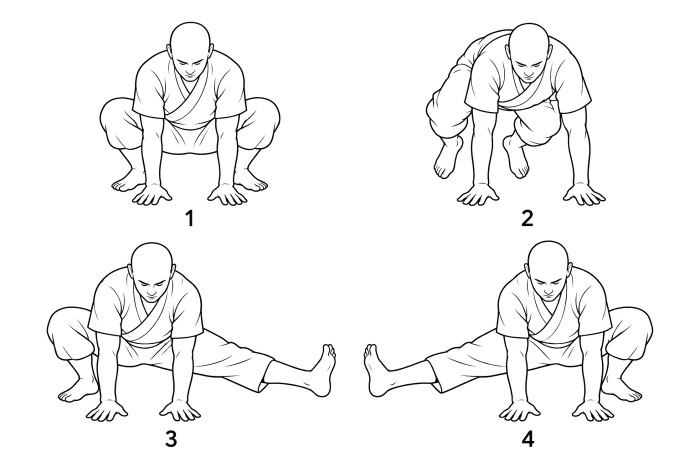
#> input picture app/img/assisted-cossack-1.webp, 1400 x 933 px (shown at 1/2 size)
$ python ink-to-alpha.py ../app/img/assisted-cossack-1.webp ../app/img/axe-kicks-1.webp 100
#> lines starting #> are read from the running program, lines starting #| are printed output that depends on the picture; after the words box and inside, x2 and y2 are one past the last pixel; in counts of white or black regions, pixels touching at a corner belong together
"""Remove the paper from a monochrome ink drawing, keeping soft brush edges.

Usage: python tools/ink-to-alpha.py <in.png> <out.webp> [size]

The paper colour (sampled from the image border) becomes fully
transparent. The drawing becomes a single ink colour whose opacity
carries all the tone, so washes and dry-brush edges stay soft and the
result sits cleanly on any background. A flat colour channel also
compresses far better than the original.  Needs: pip install pillow numpy
"""
import sys
import numpy as np
from PIL import Image

src, dst = sys.argv[1], sys.argv[2]
size = int(sys.argv[3]) if len(sys.argv) > 3 else 800

im = Image.open(src).convert("RGB")
#> im is the input picture: PIL image 1400x933 RGB; mean R, G, B 246.1, 246.1, 246.1
im = im.resize((size, round(im.height * size / im.width)), Image.LANCZOS)
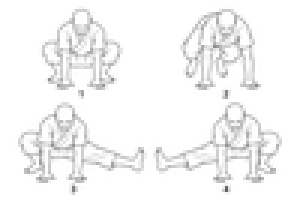
#> im: PIL image 100x67 RGB (shown 3 times larger); mean R, G, B 245.1, 245.1, 245.1
rgb = np.array(im).astype(float)
lum = rgb @ [0.299, 0.587, 0.114]

b = 12
border = np.concatenate([lum[:b].ravel(), lum[-b:].ravel(), lum[:, :b].ravel(), lum[:, -b:].ravel()])
#> border = 4008 values, max 255 at index 0, min 98 at index 2075, mean 250
paper = np.median(border)
#> paper = 255
inkmask = lum < np.percentile(lum, 1)
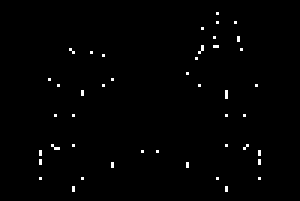
#> inkmask: shape (67, 100) bool (shown 3 times larger); 0.94% white in thin lines or dots, all inside (x1, y1, x2, y2) = (13, 4, 87, 64)
ink = np.median(rgb[inkmask], axis=0)          # the darkest strokes' colour
#> ink = [162, 162, 162]
ink_lum = ink @ [0.299, 0.587, 0.114]
#> ink_lum = 162

# opacity of the ink needed to darken the paper to this pixel's lightness
alpha = np.clip((paper - lum) / (paper - ink_lum), 0, 1)
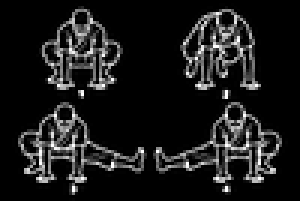
#> alpha: shape (67, 100) float64 (shown 3 times larger); min 0, max 1, mean 0.105

# paper grain -> fully transparent, then stretch the rest back to 0..1
floor = 0.06
alpha = np.clip((alpha - floor) / (1 - floor), 0, 1)

out = np.zeros((*alpha.shape, 4), np.uint8)
out[..., :3] = ink.round().astype(np.uint8)
out[..., 3] = (alpha * 255).round().astype(np.uint8)
img = Image.fromarray(out, "RGBA")
img.save(dst, "WEBP", quality=90, alpha_quality=85, method=6)
print(dst, img.size, "paper L%.0f" % paper, "ink #%02x%02x%02x" % tuple(ink.round().astype(int)),
      f"{(alpha == 0).mean():.0%} fully transparent")
#| ../app/img/axe-kicks-1.webp (100, 67) paper L255 ink #a2a2a2 76% fully transparent

$ run again, on app/img/cobra-pushups-1.webp
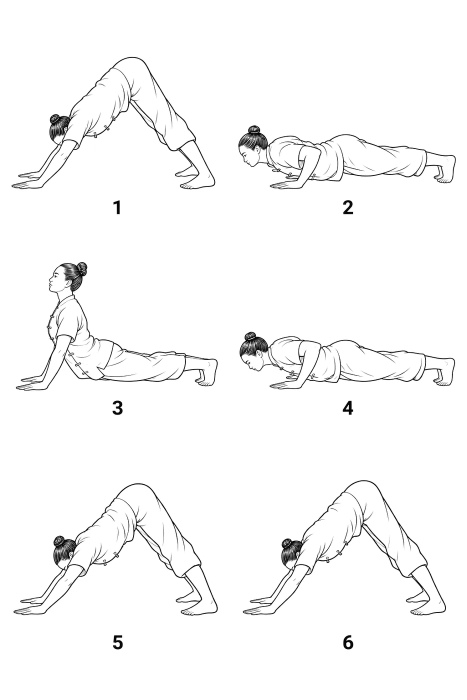
#> input picture app/img/cobra-pushups-1.webp, 933 x 1400 px (shown at 1/2 size)
#> im is the input picture: PIL image 933x1400 RGB; mean R, G, B 248.7, 248.7, 248.7
#> im: PIL image 100x150 RGB
#> border = 6000 values, max 255 at index 0, min 43 at index 2747, mean 252.2
#> paper = 255
#> `inkmask = lum < np.percentile(lum, 1)`:
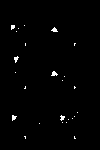
#> inkmask: shape (150, 100) bool; 1% white in thin lines or dots, all inside (x1, y1, x2, y2) = (11, 25, 78, 139)
#> ink = [99, 99, 99]
#> ink_lum = 99
#> `out[..., 3] = (alpha * 255).round().astype(np.uint8)`:
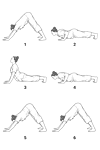
#> out: shape (150, 100, 4); mean of channels 0, 1, 2, 3 99, 99, 99, 9.1; transparent parts drawn white
#| ../app/img/cobra-pushups-1.webp (100, 150) paper L255 ink #636363 87% fully transparent

$ run again, on app/img/dynamic-squat-1.webp
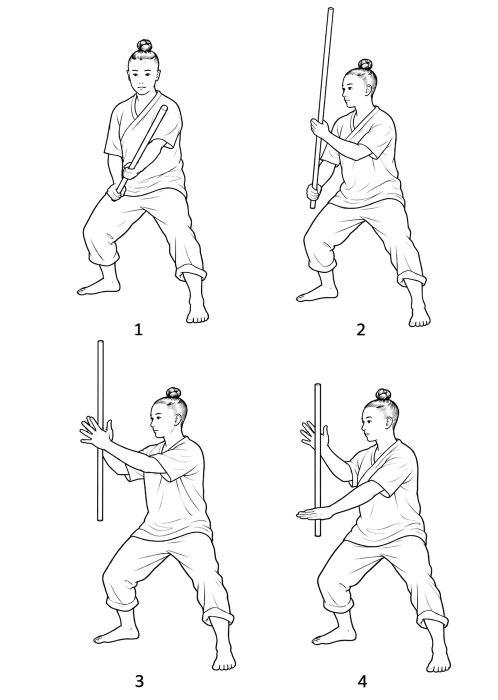
#> input picture app/img/dynamic-squat-1.webp, 996 x 1400 px (shown at 1/2 size)
#> im is the input picture: PIL image 996x1400 RGB; mean R, G, B 247.7, 247.7, 247.7
#> im: PIL image 100x141 RGB
#> border = 5784 values, max 255 at index 0, min 91 at index 1126, mean 253.4
#> paper = 255
#> `inkmask = lum < np.percentile(lum, 1)`:
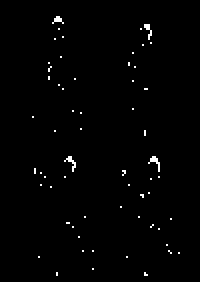
#> inkmask: shape (141, 100) bool (shown 2 times larger); 0.96% white in thin lines or dots, all inside (x1, y1, x2, y2) = (16, 8, 90, 138)
#> ink = [154, 154, 154]
#> ink_lum = 154
#> `out[..., 3] = (alpha * 255).round().astype(np.uint8)`:
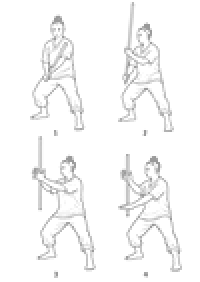
#> out: shape (141, 100, 4) (shown 2 times larger); mean of channels 0, 1, 2, 3 154, 154, 154, 17.8; transparent parts drawn white
#| ../app/img/dynamic-squat-1.webp (100, 141) paper L255 ink #9a9a9a 82% fully transparent
